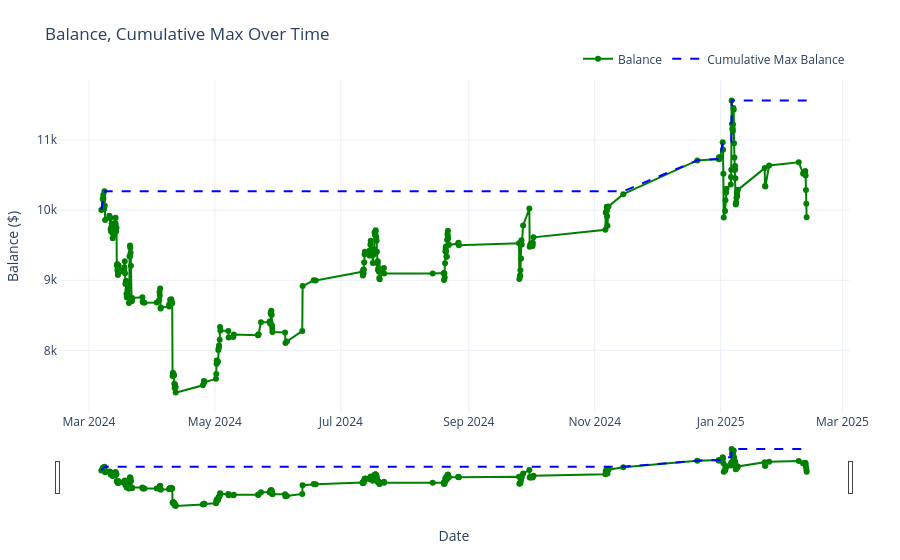

The code cell stored with this chart in its notebook:
### Code cell
import plotly.graph_objects as go
import plotly.express as px

# Create the figure
fig = go.Figure()

# Trace for Balance over time
fig.add_trace(go.Scatter(
    x=trades_df['date'],
    y=trades_df['balance'],
    mode='lines+markers',
    name='Balance',
    line=dict(color='green')
))

# Trace for Cumulative Maximum Balance
fig.add_trace(go.Scatter(
    x=trades_df['date'],
    y=trades_df['cum_max'],
    mode='lines',
    name='Cumulative Max Balance',
    line=dict(color='blue', dash='dash')
))

# Update layout to add a secondary y-axis and other styling
fig.update_layout(
    title='Balance, Cumulative Max Over Time',
    xaxis=dict(
        title='Date',
        rangeslider=dict(visible=True),
        type='date'
    ),
    yaxis=dict(
        title='Balance ($)',
        showgrid=True,
        zeroline=True
    ),
    legend=dict(
        orientation='h',
        yanchor='bottom',
        y=1.02,
        xanchor='right',
        x=1
    ),
    margin=dict(l=50, r=50, t=80, b=50),
    template='plotly_white'
)

# Show the interactive plot
fig.show()

### Figure 1 — Plotly figure (JSON) as saved in the notebook; plotly's stock layout.template omitted (floating-point values rounded to 4 significant figures; data arrays with more than 128 entries replaced by an {"elided": "..."} marker saying what was removed)
{"data": [{"line": {"color": "green"}, "mode": "lines+markers", "name": "Balance", "type": "scatter", "x": {"elided": "296 str values"}, "y": {"elided": "296 float values"}}, {"line": {"color": "blue", "dash": "dash"}, "mode": "lines", "name": "Cumulative Max Balance", "type": "scatter", "x": {"elided": "296 str values"}, "y": {"elided": "296 float values"}}], "layout": {"legend": {"orientation": "h", "x": 1, "xanchor": "right", "y": 1.02, "yanchor": "bottom"}, "margin": {"b": 50, "l": 50, "r": 50, "t": 80}, "title": {"text": "Balance, Cumulative Max Over Time"}, "xaxis": {"rangeslider": {"visible": true}, "title": {"text": "Date"}, "type": "date"}, "yaxis": {"showgrid": true, "title": {"text": "Balance ($)"}, "zeroline": true}}}
